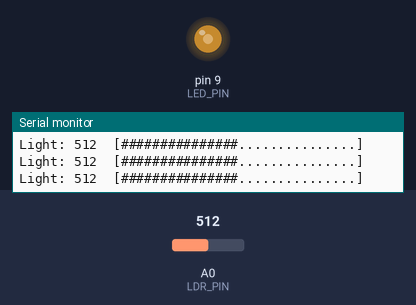
Simulated run of this sketch. Board: Arduino Uno, built with avr-gcc and run on an emulated ATmega328P. Shown: output pins drawn as LEDs (lit = HIGH), the last lines printed to the serial monitor. The inputs (shaded band) are chosen by the test bench; at power-on: A0 (LDR_PIN) = 512.

Above: at 1.2 s.
1.3 s: A0 (LDR_PIN) set to 306
At 1.9 s:
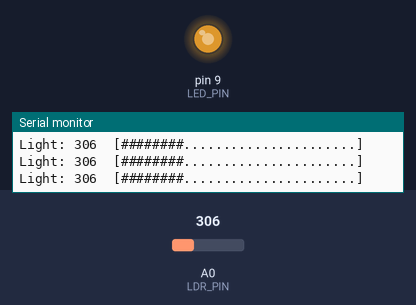
2.8 s: A0 (LDR_PIN) set to 122
At 3.6 s:
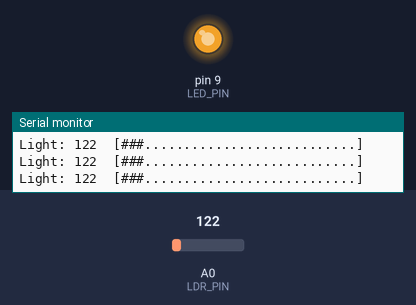
4.3 s: A0 (LDR_PIN) set to 900
At 5.2 s:
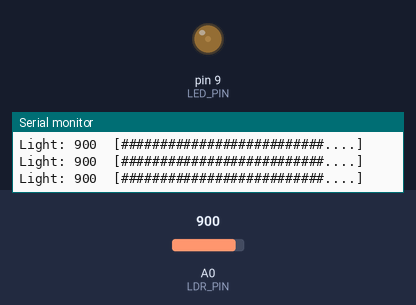
5.8 s: A0 (LDR_PIN) set to 1023
At 6.8 s:
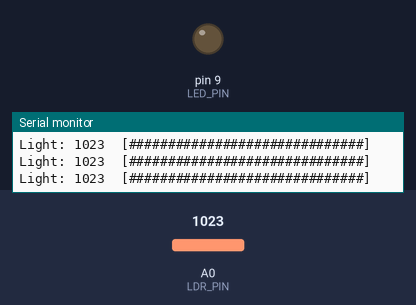
Timing chart, 0 to 8.3 s (numbered marks = the images above; inputs shaded):
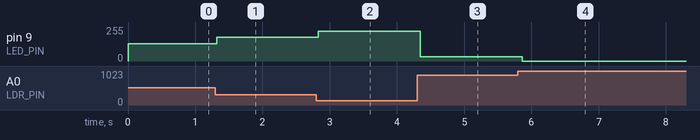

Measured:
- after the input at 1.3 s, pin 9 (LED_PIN): 128/255 → 179/255 at once
- after the input at 2.8 s, pin 9 (LED_PIN): 179/255 → 225/255 at once
- after the input at 4.3 s, pin 9 (LED_PIN): 225/255 → 31/255 after 0.05 s
- after the input at 5.8 s, pin 9 (LED_PIN): 31/255 → 0/255 after 0.06 s

The sketch:

light_wave_reader.ino
```cpp
/*
 * Light Wave Reader — Photoresistor Light Sensor
 *
 * Reads ambient light levels using a photoresistor (LDR)
 * and maps the values to an LED brightness. Also outputs
 * a bar graph to the Serial Monitor for visualization.
 *
 * Circuit:
 *   - LDR → A0 (voltage divider with 10kΩ to GND)
 *   - LED → pin 9 (PWM) → 220Ω → GND
 *
 * Tinkercad: https://www.tinkercad.com/things/12MWZ1TbvjJ-lightwaverader
 */

const int LDR_PIN  = A0;
const int LED_PIN  = 9;

void setup() {
  pinMode(LED_PIN, OUTPUT);
  Serial.begin(9600);
  Serial.println("=== Light Wave Reader ===");
}

void loop() {
  int lightLevel = analogRead(LDR_PIN);  // 0–1023

  // Map light to LED brightness (inverse: dark → bright LED)
  int brightness = map(lightLevel, 0, 1023, 255, 0);
  analogWrite(LED_PIN, brightness);

  // Print bar graph to Serial Monitor
  Serial.print("Light: ");
  Serial.print(lightLevel);
  Serial.print("  [");

  int bars = map(lightLevel, 0, 1023, 0, 30);
  for (int i = 0; i < 30; i++) {
    Serial.print(i < bars ? "#" : ".");
  }
  Serial.println("]");

  delay(100);
}
```
